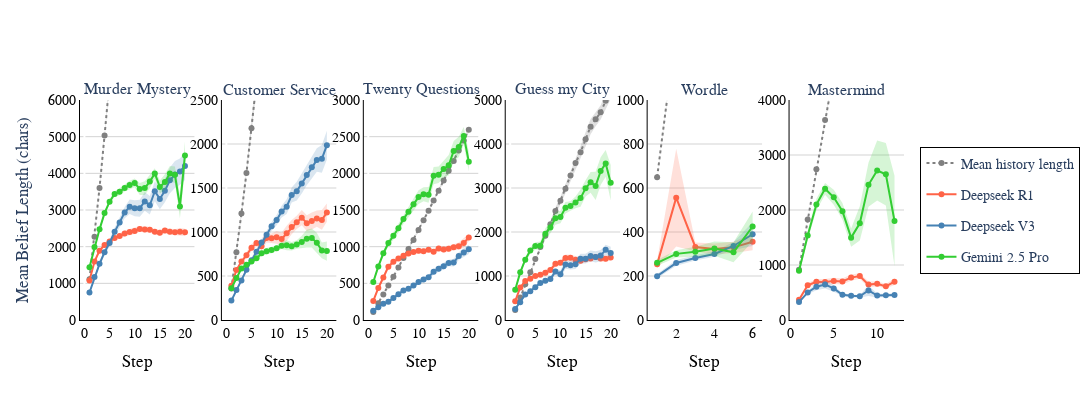

Notebook cell for this chart:
### Code cell
fig.show()

### Figure 1 — Plotly figure (JSON) as saved in the notebook; plotly's stock layout.template omitted (floating-point values rounded to 4 significant figures)
{"data": [{"fill": "toself", "fillcolor": "rgba(100,100,100,0.2)", "hoverinfo": "skip", "legendgroup": "history", "line": {"color": "rgba(255,255,255,0)"}, "showlegend": false, "type": "scatter", "x": [1, 2, 3, 4, 5, 6, 7, 8, 9, 10, 11, 12, 13, 14, 15, 16, 17, 18, 19, 20, 20, 19, 18, 17, 16, 15, 14, 13, 12, 11, 10, 9, 8, 7, 6, 5, 4, 3, 2, 1], "xaxis": "x", "y": [1132.0, 2308.0, 3651.0, 5105.0, 6530.0, 7961.0, 9486.0, 10920.0, 12410.0, 13940.0, 15450.0, 17000.0, 18460.0, 20100.0, 21720.0, 23080.0, 24570.0, 26280.0, 28010.0, 29560.0, 28290.0, 26920.0, 25270.0, 23670.0, 22240.0, 20960.0, 19400.0, 17880.0, 16500.0, 15010.0, 13540.0, 12070.0, 10620.0, 9217.0, 7735.0, 6339.0, 4955.0, 3544.0, 2239.0, 1095.0], "yaxis": "y"}, {"legendgroup": "history", "line": {"color": "gray", "dash": "dot", "width": 2}, "marker": {"color": "gray"}, "mode": "lines+markers", "name": "Mean history length", "showlegend": true, "type": "scatter", "x": [1, 2, 3, 4, 5, 6, 7, 8, 9, 10, 11, 12, 13, 14, 15, 16, 17, 18, 19, 20], "xaxis": "x", "y": [1113.0, 2274.0, 3597.0, 5030.0, 6434.0, 7848.0, 9352.0, 10770.0, 12240.0, 13740.0, 15230.0, 16750.0, 18170.0, 19750.0, 21340.0, 22660.0, 24120.0, 25770.0, 27460.0, 28920.0], "yaxis": "y"}, {"fill": "toself", "fillcolor": "rgba(255, 99, 71, 0.2)", "hoverinfo": "skip", "legendgroup": "Deepseek R1 (ABBEL)", "line": {"color": "rgba(255,255,255,0)"}, "showlegend": false, "type": "scatter", "x": [1, 2, 3, 4, 5, 6, 7, 8, 9, 10, 11, 12, 13, 14, 15, 16, 17, 18, 19, 20, 20, 19, 18, 17, 16, 15, 14, 13, 12, 11, 10, 9, 8, 7, 6, 5, 4, 3, 2, 1], "xaxis": "x", "y": [1125.0, 1642.0, 1935.0, 2104.0, 2199.0, 2305.0, 2368.0, 2439.0, 2479.0, 2510.0, 2562.0, 2554.0, 2545.0, 2476.0, 2458.0, 2518.0, 2489.0, 2478.0, 2512.0, 2487.0, 2294.0, 2299.0, 2301.0, 2324.0, 2361.0, 2296.0, 2336.0, 2384.0, 2388.0, 2406.0, 2347.0, 2315.0, 2277.0, 2214.0, 2172.0, 2083.0, 1987.0, 1848.0, 1545.0, 1031.0], "yaxis": "y"}, {"legendgroup": "Deepseek R1 (ABBEL)", "line": {"color": "#FF6347", "width": 2}, "mode": "lines+markers", "name": "Deepseek R1 ", "showlegend": true, "type": "scatter", "x": [1, 2, 3, 4, 5, 6, 7, 8, 9, 10, 11, 12, 13, 14, 15, 16, 17, 18, 19, 20], "xaxis": "x", "y": [1078.0, 1593.0, 1891.0, 2045.0, 2141.0, 2239.0, 2291.0, 2358.0, 2397.0, 2429.0, 2484.0, 2471.0, 2464.0, 2406.0, 2377.0, 2439.0, 2406.0, 2390.0, 2406.0, 2391.0], "yaxis": "y"}, {"fill": "toself", "fillcolor": "rgba(70, 130, 180, 0.2)", "hoverinfo": "skip", "legendgroup": "Deepseek V3 (ABBEL)", "line": {"color": "rgba(255,255,255,0)"}, "showlegend": false, "type": "scatter", "x": [1, 2, 3, 4, 5, 6, 7, 8, 9, 10, 11, 12, 13, 14, 15, 16, 17, 18, 19, 20, 20, 19, 18, 17, 16, 15, 14, 13, 12, 11, 10, 9, 8, 7, 6, 5, 4, 3, 2, 1], "xaxis": "x", "y": [790.3, 1218.0, 1600.0, 1936.0, 2202.0, 2514.0, 2791.0, 3083.0, 3288.0, 3263.0, 3278.0, 3489.0, 3382.0, 3782.0, 3585.0, 3844.0, 4156.0, 4335.0, 4406.0, 4579.0, 3822.0, 3691.0, 3599.0, 3460.0, 3210.0, 3020.0, 3242.0, 2879.0, 2981.0, 2817.0, 2830.0, 2892.0, 2774.0, 2527.0, 2293.0, 2004.0, 1762.0, 1464.0, 1124.0, 708.0], "yaxis": "y"}, {"legendgroup": "Deepseek V3 (ABBEL)", "line": {"color": "#4682B4", "width": 2}, "mode": "lines+markers", "name": "Deepseek V3 ", "showlegend": true, "type": "scatter", "x": [1, 2, 3, 4, 5, 6, 7, 8, 9, 10, 11, 12, 13, 14, 15, 16, 17, 18, 19, 20], "xaxis": "x", "y": [749.1, 1171.0, 1532.0, 1849.0, 2103.0, 2403.0, 2659.0, 2929.0, 3090.0, 3047.0, 3048.0, 3235.0, 3130.0, 3512.0, 3303.0, 3527.0, 3808.0, 3967.0, 4049.0, 4200.0], "yaxis": "y"}, {"fill": "toself", "fillcolor": "rgba(50, 205, 50, 0.2)", "hoverinfo": "skip", "legendgroup": "Gemini 2.5 Pro (ABBEL)", "line": {"color": "rgba(255,255,255,0)"}, "showlegend": false, "type": "scatter", "x": [1, 2, 3, 4, 5, 6, 7, 8, 9, 10, 11, 12, 13, 14, 15, 16, 17, 18, 19, 20, 20, 19, 18, 17, 16, 15, 14, 13, 12, 11, 10, 9, 8, 7, 6, 5, 4, 3, 2, 1], "xaxis": "x", "y": [1474.0, 2045.0, 2529.0, 2982.0, 3297.0, 3512.0, 3592.0, 3698.0, 3797.0, 3857.0, 3733.0, 3785.0, 3957.0, 4138.0, 3805.0, 3978.0, 4197.0, 4187.0, 3418.0, 4877.0, 4098.0, 2775.0, 3737.0, 3792.0, 3546.0, 3451.0, 3856.0, 3595.0, 3411.0, 3408.0, 3622.0, 3573.0, 3508.0, 3405.0, 3362.0, 3156.0, 2848.0, 2417.0, 1939.0, 1399.0], "yaxis": "y"}, {"legendgroup": "Gemini 2.5 Pro (ABBEL)", "line": {"color": "#32CD32", "width": 2}, "mode": "lines+markers", "name": "Gemini 2.5 Pro ", "showlegend": true, "type": "scatter", "x": [1, 2, 3, 4, 5, 6, 7, 8, 9, 10, 11, 12, 13, 14, 15, 16, 17, 18, 19, 20], "xaxis": "x", "y": [1437.0, 1992.0, 2473.0, 2915.0, 3226.0, 3437.0, 3498.0, 3603.0, 3685.0, 3739.0, 3571.0, 3598.0, 3776.0, 3997.0, 3628.0, 3762.0, 3994.0, 3962.0, 3096.0, 4488.0], "yaxis": "y"}, {"fill": "toself", "fillcolor": "rgba(100,100,100,0.2)", "hoverinfo": "skip", "legendgroup": "history", "line": {"color": "rgba(255,255,255,0)"}, "showlegend": false, "type": "scatter", "x": [1, 2, 3, 4, 5, 6, 7, 8, 9, 10, 11, 12, 13, 14, 15, 16, 17, 18, 19, 20, 20, 19, 18, 17, 16, 15, 14, 13, 12, 11, 10, 9, 8, 7, 6, 5, 4, 3, 2, 1], "xaxis": "x2", "y": [371.1, 789.4, 1244.0, 1717.0, 2241.0, 2775.0, 3352.0, 3891.0, 4418.0, 5095.0, 5671.0, 6321.0, 6873.0, 7418.0, 7914.0, 8488.0, 9138.0, 9491.0, 9982.0, 10450.0, 9502.0, 9142.0, 8714.0, 8348.0, 7779.0, 7268.0, 6810.0, 6336.0, 5829.0, 5248.0, 4719.0, 4126.0, 3645.0, 3142.0, 2609.0, 2119.0, 1624.0, 1175.0, 747.8, 342.9], "yaxis": "y2"}, {"legendgroup": "history", "line": {"color": "gray", "dash": "dot", "width": 2}, "marker": {"color": "gray"}, "mode": "lines+markers", "name": "Mean history length", "showlegend": false, "type": "scatter", "x": [1, 2, 3, 4, 5, 6, 7, 8, 9, 10, 11, 12, 13, 14, 15, 16, 17, 18, 19, 20], "xaxis": "x2", "y": [357.0, 768.6, 1209.0, 1671.0, 2180.0, 2692.0, 3247.0, 3768.0, 4272.0, 4907.0, 5460.0, 6075.0, 6605.0, 7114.0, 7591.0, 8134.0, 8743.0, 9102.0, 9562.0, 9974.0], "yaxis": "y2"}, {"fill": "toself", "fillcolor": "rgba(255, 99, 71, 0.2)", "hoverinfo": "skip", "legendgroup": "Deepseek R1 (ABBEL)", "line": {"color": "rgba(255,255,255,0)"}, "showlegend": false, "type": "scatter", "x": [1, 2, 3, 4, 5, 6, 7, 8, 9, 10, 11, 12, 13, 14, 15, 16, 17, 18, 19, 20, 20, 19, 18, 17, 16, 15, 14, 13, 12, 11, 10, 9, 8, 7, 6, 5, 4, 3, 2, 1], "xaxis": "x2", "y": [406.1, 587.6, 685.8, 766.4, 860.0, 916.0, 880.6, 982.6, 981.6, 1012.0, 993.4, 1072.0, 1137.0, 1185.0, 1249.0, 1189.0, 1223.0, 1245.0, 1250.0, 1323.0, 1117.0, 1026.0, 1061.0, 1028.0, 1012.0, 1078.0, 1034.0, 974.9, 901.4, 847.7, 867.8, 875.6, 880.4, 793.1, 833.4, 781.1, 702.5, 642.4, 547.3, 374.1], "yaxis": "y2"}, {"legendgroup": "Deepseek R1 (ABBEL)", "line": {"color": "#FF6347", "width": 2}, "mode": "lines+markers", "name": "Deepseek R1 ", "showlegend": false, "type": "scatter", "x": [1, 2, 3, 4, 5, 6, 7, 8, 9, 10, 11, 12, 13, 14, 15, 16, 17, 18, 19, 20], "xaxis": "x2", "y": [390.1, 567.4, 664.1, 734.4, 820.6, 874.7, 836.9, 931.5, 928.6, 940.0, 920.5, 986.9, 1056.0, 1110.0, 1163.0, 1101.0, 1126.0, 1153.0, 1138.0, 1220.0], "yaxis": "y2"}, {"fill": "toself", "fillcolor": "rgba(70, 130, 180, 0.2)", "hoverinfo": "skip", "legendgroup": "Deepseek V3 (ABBEL)", "line": {"color": "rgba(255,255,255,0)"}, "showlegend": false, "type": "scatter", "x": [1, 2, 3, 4, 5, 6, 7, 8, 9, 10, 11, 12, 13, 14, 15, 16, 17, 18, 19, 20, 20, 19, 18, 17, 16, 15, 14, 13, 12, 11, 10, 9, 8, 7, 6, 5, 4, 3, 2, 1], "xaxis": "x2", "y": [237.5, 358.8, 472.9, 596.2, 708.9, 808.9, 920.7, 1012.0, 1114.0, 1194.0, 1298.0, 1372.0, 1506.0, 1570.0, 1662.0, 1762.0, 1861.0, 1953.0, 1989.0, 2150.0, 1823.0, 1674.0, 1684.0, 1610.0, 1531.0, 1438.0, 1357.0, 1334.0, 1205.0, 1166.0, 1077.0, 1014.0, 926.7, 841.4, 741.3, 646.3, 543.1, 423.4, 321.1, 203.1], "yaxis": "y2"}, {"legendgroup": "Deepseek V3 (ABBEL)", "line": {"color": "#4682B4", "width": 2}, "mode": "lines+markers", "name": "Deepseek V3 ", "showlegend": false, "type": "scatter", "x": [1, 2, 3, 4, 5, 6, 7, 8, 9, 10, 11, 12, 13, 14, 15, 16, 17, 18, 19, 20], "xaxis": "x2", "y": [220.3, 340.0, 448.1, 569.6, 677.6, 775.1, 881.0, 969.2, 1064.0, 1135.0, 1232.0, 1288.0, 1420.0, 1464.0, 1550.0, 1646.0, 1735.0, 1819.0, 1831.0, 1986.0], "yaxis": "y2"}, {"fill": "toself", "fillcolor": "rgba(50, 205, 50, 0.2)", "hoverinfo": "skip", "legendgroup": "Gemini 2.5 Pro (ABBEL)", "line": {"color": "rgba(255,255,255,0)"}, "showlegend": false, "type": "scatter", "x": [1, 2, 3, 4, 5, 6, 7, 8, 9, 10, 11, 12, 13, 14, 15, 16, 17, 18, 19, 20, 20, 19, 18, 17, 16, 15, 14, 13, 12, 11, 10, 9, 8, 7, 6, 5, 4, 3, 2, 1], "xaxis": "x2", "y": [371.1, 490.6, 601.7, 650.6, 687.8, 726.9, 790.5, 817.9, 833.1, 850.8, 879.4, 906.7, 885.8, 904.9, 957.2, 1026.0, 1039.0, 990.5, 880.2, 892.1, 673.6, 701.8, 762.6, 824.8, 822.5, 813.9, 808.3, 788.6, 792.9, 806.9, 778.5, 757.9, 743.4, 726.2, 674.0, 642.2, 606.6, 569.5, 463.8, 350.3], "yaxis": "y2"}, {"legendgroup": "Gemini 2.5 Pro (ABBEL)", "line": {"color": "#32CD32", "width": 2}, "mode": "lines+markers", "name": "Gemini 2.5 Pro ", "showlegend": false, "type": "scatter", "x": [1, 2, 3, 4, 5, 6, 7, 8, 9, 10, 11, 12, 13, 14, 15, 16, 17, 18, 19, 20], "xaxis": "x2", "y": [360.7, 477.2, 585.6, 628.6, 665.0, 700.4, 758.3, 780.6, 795.5, 814.7, 843.2, 849.8, 837.2, 856.6, 885.5, 924.0, 931.7, 876.6, 791.0, 782.8], "yaxis": "y2"}, {"fill": "toself", "fillcolor": "rgba(100,100,100,0.2)", "hoverinfo": "skip", "legendgroup": "history", "line": {"color": "rgba(255,255,255,0)"}, "showlegend": false, "type": "scatter", "x": [1, 2, 3, 4, 5, 6, 7, 8, 9, 10, 11, 12, 13, 14, 15, 16, 17, 18, 19, 20, 20, 19, 18, 17, 16, 15, 14, 13, 12, 11, 10, 9, 8, 7, 6, 5, 4, 3, 2, 1], "xaxis": "x3", "y": [112.3, 230.3, 351.1, 473.9, 597.8, 725.3, 853.4, 979.1, 1104.0, 1240.0, 1376.0, 1508.0, 1650.0, 1786.0, 1926.0, 2064.0, 2199.0, 2343.0, 2484.0, 2634.0, 2555.0, 2413.0, 2278.0, 2140.0, 2010.0, 1877.0, 1741.0, 1609.0, 1474.0, 1345.0, 1212.0, 1080.0, 957.9, 834.5, 709.5, 584.9, 463.6, 343.4, 224.6, 108.8], "yaxis": "y3"}, {"legendgroup": "history", "line": {"color": "gray", "dash": "dot", "width": 2}, "marker": {"color": "gray"}, "mode": "lines+markers", "name": "Mean history length", "showlegend": false, "type": "scatter", "x": [1, 2, 3, 4, 5, 6, 7, 8, 9, 10, 11, 12, 13, 14, 15, 16, 17, 18, 19, 20], "xaxis": "x3", "y": [110.6, 227.4, 347.2, 468.8, 591.4, 717.4, 844.0, 968.5, 1092.0, 1226.0, 1361.0, 1491.0, 1629.0, 1764.0, 1902.0, 2037.0, 2169.0, 2310.0, 2448.0, 2595.0], "yaxis": "y3"}, {"fill": "toself", "fillcolor": "rgba(255, 99, 71, 0.2)", "hoverinfo": "skip", "legendgroup": "Deepseek R1 (ABBEL)", "line": {"color": "rgba(255,255,255,0)"}, "showlegend": false, "type": "scatter", "x": [1, 2, 3, 4, 5, 6, 7, 8, 9, 10, 11, 12, 13, 14, 15, 16, 17, 18, 19, 20, 20, 19, 18, 17, 16, 15, 14, 13, 12, 11, 10, 9, 8, 7, 6, 5, 4, 3, 2, 1], "xaxis": "x3", "y": [273.9, 459.8, 606.6, 757.7, 828.1, 873.0, 908.6, 943.1, 964.3, 983.2, 970.4, 992.3, 966.0, 1014.0, 1004.0, 1014.0, 1033.0, 1056.0, 1115.0, 1175.0, 1075.0, 986.6, 955.6, 952.6, 930.5, 920.7, 937.8, 892.0, 925.2, 903.1, 903.9, 893.4, 870.0, 840.7, 806.2, 762.5, 697.0, 552.6, 413.5, 245.3], "yaxis": "y3"}, {"legendgroup": "Deepseek R1 (ABBEL)", "line": {"color": "#FF6347", "width": 2}, "mode": "lines+markers", "name": "Deepseek R1 ", "showlegend": false, "type": "scatter", "x": [1, 2, 3, 4, 5, 6, 7, 8, 9, 10, 11, 12, 13, 14, 15, 16, 17, 18, 19, 20], "xaxis": "x3", "y": [259.6, 436.7, 579.6, 727.4, 795.3, 839.6, 874.6, 906.5, 928.8, 943.5, 936.8, 958.7, 929.0, 976.1, 962.2, 972.3, 992.6, 1006.0, 1051.0, 1125.0], "yaxis": "y3"}, {"fill": "toself", "fillcolor": "rgba(70, 130, 180, 0.2)", "hoverinfo": "skip", "legendgroup": "Deepseek V3 (ABBEL)", "line": {"color": "rgba(255,255,255,0)"}, "showlegend": false, "type": "scatter", "x": [1, 2, 3, 4, 5, 6, 7, 8, 9, 10, 11, 12, 13, 14, 15, 16, 17, 18, 19, 20, 20, 19, 18, 17, 16, 15, 14, 13, 12, 11, 10, 9, 8, 7, 6, 5, 4, 3, 2, 1], "xaxis": "x3", "y": [139.6, 191.5, 240.6, 264.9, 318.8, 374.3, 427.9, 451.0, 501.3, 550.7, 586.7, 615.8, 697.6, 742.7, 778.5, 822.2, 835.2, 924.6, 978.4, 1027.0, 899.4, 860.4, 818.2, 730.0, 731.6, 688.3, 656.2, 619.7, 548.9, 520.0, 484.8, 439.3, 400.5, 378.1, 331.3, 278.3, 233.1, 205.6, 159.0, 112.7], "yaxis": "y3"}, {"legendgroup": "Deepseek V3 (ABBEL)", "line": {"color": "#4682B4", "width": 2}, "mode": "lines+markers", "name": "Deepseek V3 ", "showlegend": false, "type": "scatter", "x": [1, 2, 3, 4, 5, 6, 7, 8, 9, 10, 11, 12, 13, 14, 15, 16, 17, 18, 19, 20], "xaxis": "x3", "y": [126.2, 175.2, 223.1, 249.0, 298.6, 352.8, 403.0, 425.8, 470.3, 517.7, 553.4, 582.4, 658.6, 699.5, 733.4, 776.9, 782.6, 871.4, 919.4, 963.1], "yaxis": "y3"}, {"fill": "toself", "fillcolor": "rgba(50, 205, 50, 0.2)", "hoverinfo": "skip", "legendgroup": "Gemini 2.5 Pro (ABBEL)", "line": {"color": "rgba(255,255,255,0)"}, "showlegend": false, "type": "scatter", "x": [1, 2, 3, 4, 5, 6, 7, 8, 9, 10, 11, 12, 13, 14, 15, 16, 17, 18, 19, 20, 20, 19, 18, 17, 16, 15, 14, 13, 12, 11, 10, 9, 8, 7, 6, 5, 4, 3, 2, 1], "xaxis": "x3", "y": [543.0, 764.7, 949.5, 1096.0, 1200.0, 1313.0, 1440.0, 1545.0, 1667.0, 1770.0, 1811.0, 1815.0, 2087.0, 2092.0, 2173.0, 2250.0, 2441.0, 2497.0, 2631.0, 2290.0, 2025.0, 2390.0, 2219.0, 2171.0, 1970.0, 1942.0, 1869.0, 1849.0, 1600.0, 1621.0, 1583.0, 1488.0, 1405.0, 1313.0, 1189.0, 1098.0, 1002.0, 869.4, 696.8, 492.0], "yaxis": "y3"}, {"legendgroup": "Gemini 2.5 Pro (ABBEL)", "line": {"color": "#32CD32", "width": 2}, "mode": "lines+markers", "name": "Gemini 2.5 Pro ", "showlegend": false, "type": "scatter", "x": [1, 2, 3, 4, 5, 6, 7, 8, 9, 10, 11, 12, 13, 14, 15, 16, 17, 18, 19, 20], "xaxis": "x3", "y": [517.5, 730.8, 909.5, 1049.0, 1149.0, 1251.0, 1376.0, 1475.0, 1578.0, 1676.0, 1716.0, 1708.0, 1968.0, 1980.0, 2057.0, 2110.0, 2306.0, 2358.0, 2511.0, 2158.0], "yaxis": "y3"}, {"fill": "toself", "fillcolor": "rgba(100,100,100,0.2)", "hoverinfo": "skip", "legendgroup": "history", "line": {"color": "rgba(255,255,255,0)"}, "showlegend": false, "type": "scatter", "x": [1, 2, 3, 4, 5, 6, 7, 8, 9, 10, 11, 12, 13, 14, 15, 16, 17, 18, 19, 20, 20, 19, 18, 17, 16, 15, 14, 13, 12, 11, 10, 9, 8, 7, 6, 5, 4, 3, 2, 1], "xaxis": "x4", "y": [235.6, 527.5, 841.4, 1122.0, 1432.0, 1711.0, 1973.0, 2246.0, 2556.0, 2800.0, 3084.0, 3401.0, 3697.0, 3952.0, 4268.0, 4568.0, 4723.0, 4881.0, 5154.0, 5393.0, 5024.0, 4807.0, 4559.0, 4404.0, 4221.0, 3943.0, 3670.0, 3435.0, 3165.0, 2881.0, 2626.0, 2400.0, 2106.0, 1855.0, 1607.0, 1345.0, 1049.0, 778.5, 490.0, 221.4], "yaxis": "y4"}, {"legendgroup": "history", "line": {"color": "gray", "dash": "dot", "width": 2}, "marker": {"color": "gray"}, "mode": "lines+markers", "name": "Mean history length", "showlegend": false, "type": "scatter", "x": [1, 2, 3, 4, 5, 6, 7, 8, 9, 10, 11, 12, 13, 14, 15, 16, 17, 18, 19, 20], "xaxis": "x4", "y": [228.5, 508.7, 810.0, 1085.0, 1388.0, 1659.0, 1914.0, 2176.0, 2478.0, 2713.0, 2983.0, 3283.0, 3566.0, 3811.0, 4106.0, 4394.0, 4564.0, 4720.0, 4980.0, 5209.0], "yaxis": "y4"}, {"fill": "toself", "fillcolor": "rgba(255, 99, 71, 0.2)", "hoverinfo": "skip", "legendgroup": "Deepseek R1 (ABBEL)", "line": {"color": "rgba(255,255,255,0)"}, "showlegend": false, "type": "scatter", "x": [1, 2, 3, 4, 5, 6, 7, 8, 9, 10, 11, 12, 13, 14, 15, 16, 17, 18, 19, 20, 20, 19, 18, 17, 16, 15, 14, 13, 12, 11, 10, 9, 8, 7, 6, 5, 4, 3, 2, 1], "xaxis": "x4", "y": [446.3, 755.4, 909.2, 970.6, 1033.0, 1075.0, 1137.0, 1198.0, 1349.0, 1366.0, 1489.0, 1484.0, 1455.0, 1433.0, 1451.0, 1458.0, 1490.0, 1465.0, 1461.0, 1485.0, 1356.0, 1322.0, 1326.0, 1379.0, 1333.0, 1316.0, 1265.0, 1283.0, 1342.0, 1332.0, 1240.0, 1207.0, 1071.0, 1007.0, 983.0, 964.3, 902.6, 861.9, 721.5, 408.3], "yaxis": "y4"}, {"legendgroup": "Deepseek R1 (ABBEL)", "line": {"color": "#FF6347", "width": 2}, "mode": "lines+markers", "name": "Deepseek R1 ", "showlegend": false, "type": "scatter", "x": [1, 2, 3, 4, 5, 6, 7, 8, 9, 10, 11, 12, 13, 14, 15, 16, 17, 18, 19, 20], "xaxis": "x4", "y": [427.3, 738.4, 885.6, 936.6, 998.8, 1029.0, 1072.0, 1135.0, 1278.0, 1303.0, 1410.0, 1413.0, 1369.0, 1349.0, 1383.0, 1395.0, 1434.0, 1395.0, 1392.0, 1420.0], "yaxis": "y4"}, {"fill": "toself", "fillcolor": "rgba(70, 130, 180, 0.2)", "hoverinfo": "skip", "legendgroup": "Deepseek V3 (ABBEL)", "line": {"color": "rgba(255,255,255,0)"}, "showlegend": false, "type": "scatter", "x": [1, 2, 3, 4, 5, 6, 7, 8, 9, 10, 11, 12, 13, 14, 15, 16, 17, 18, 19, 20, 20, 19, 18, 17, 16, 15, 14, 13, 12, 11, 10, 9, 8, 7, 6, 5, 4, 3, 2, 1], "xaxis": "x4", "y": [265.8, 427.9, 604.6, 684.2, 783.1, 883.2, 938.2, 985.9, 1170.0, 1128.0, 1354.0, 1341.0, 1382.0, 1505.0, 1505.0, 1578.0, 1561.0, 1593.0, 1712.0, 1663.0, 1386.0, 1482.0, 1334.0, 1307.0, 1336.0, 1284.0, 1284.0, 1157.0, 1146.0, 1167.0, 947.7, 1039.0, 873.2, 847.5, 799.9, 704.2, 624.6, 550.5, 382.2, 234.9], "yaxis": "y4"}, {"legendgroup": "Deepseek V3 (ABBEL)", "line": {"color": "#4682B4", "width": 2}, "mode": "lines+markers", "name": "Deepseek V3 ", "showlegend": false, "type": "scatter", "x": [1, 2, 3, 4, 5, 6, 7, 8, 9, 10, 11, 12, 13, 14, 15, 16, 17, 18, 19, 20], "xaxis": "x4", "y": [250.3, 405.1, 577.6, 654.4, 743.6, 841.6, 892.8, 929.6, 1104.0, 1038.0, 1261.0, 1243.0, 1270.0, 1395.0, 1395.0, 1457.0, 1434.0, 1463.0, 1597.0, 1525.0], "yaxis": "y4"}, {"fill": "toself", "fillcolor": "rgba(50, 205, 50, 0.2)", "hoverinfo": "skip", "legendgroup": "Gemini 2.5 Pro (ABBEL)", "line": {"color": "rgba(255,255,255,0)"}, "showlegend": false, "type": "scatter", "x": [1, 2, 3, 4, 5, 6, 7, 8, 9, 10, 11, 12, 13, 14, 15, 16, 17, 18, 19, 20, 20, 19, 18, 17, 16, 15, 14, 13, 12, 11, 10, 9, 8, 7, 6, 5, 4, 3, 2, 1], "xaxis": "x4", "y": [718.1, 1132.0, 1429.0, 1648.0, 1765.0, 1785.0, 2086.0, 2234.0, 2455.0, 2482.0, 2682.0, 2699.0, 2808.0, 2969.0, 3176.0, 3366.0, 3368.0, 3697.0, 3866.0, 3523.0, 2714.0, 3254.0, 3070.0, 2726.0, 2889.0, 2807.0, 2572.0, 2538.0, 2484.0, 2419.0, 2196.0, 2167.0, 1972.0, 1831.0, 1595.0, 1602.0, 1508.0, 1312.0, 1034.0, 653.3], "yaxis": "y4"}, {"legendgroup": "Gemini 2.5 Pro (ABBEL)", "line": {"color": "#32CD32", "width": 2}, "mode": "lines+markers", "name": "Gemini 2.5 Pro ", "showlegend": false, "type": "scatter", "x": [1, 2, 3, 4, 5, 6, 7, 8, 9, 10, 11, 12, 13, 14, 15, 16, 17, 18, 19, 20], "xaxis": "x4", "y": [685.7, 1083.0, 1370.0, 1578.0, 1684.0, 1690.0, 1958.0, 2103.0, 2311.0, 2339.0, 2550.0, 2592.0, 2673.0, 2770.0, 2992.0, 3128.0, 3047.0, 3384.0, 3560.0, 3119.0], "yaxis": "y4"}, {"fill": "toself", "fillcolor": "rgba(100,100,100,0.2)", "hoverinfo": "skip", "legendgroup": "history", "line": {"color": "rgba(255,255,255,0)"}, "showlegend": false, "type": "scatter", "x": [1, 2, 3, 4, 5, 6, 6, 5, 4, 3, 2, 1], "xaxis": "x5", "y": [652.0, 1321.0, 1978.0, 2633.0, 3309.0, 4072.0, 3994.0, 3267.0, 2603.0, 1956.0, 1308.0, 646.4], "yaxis": "y5"}, {"legendgroup": "history", "line": {"color": "gray", "dash": "dot", "width": 2}, "marker": {"color": "gray"}, "mode": "lines+markers", "name": "Mean history length", "showlegend": false, "type": "scatter", "x": [1, 2, 3, 4, 5, 6], "xaxis": "x5", "y": [649.2, 1314.0, 1967.0, 2618.0, 3288.0, 4033.0], "yaxis": "y5"}, {"fill": "toself", "fillcolor": "rgba(255, 99, 71, 0.2)", "hoverinfo": "skip", "legendgroup": "Deepseek R1 (ABBEL)", "line": {"color": "rgba(255,255,255,0)"}, "showlegend": false, "type": "scatter", "x": [1, 2, 3, 4, 5, 6, 6, 5, 4, 3, 2, 1], "xaxis": "x5", "y": [270.9, 778.3, 352.8, 347.3, 355.6, 394.2, 316.9, 304.6, 298.0, 311.0, 334.1, 234.8], "yaxis": "y5"}, {"legendgroup": "Deepseek R1 (ABBEL)", "line": {"color": "#FF6347", "width": 2}, "mode": "lines+markers", "name": "Deepseek R1 ", "showlegend": false, "type": "scatter", "x": [1, 2, 3, 4, 5, 6], "xaxis": "x5", "y": [252.8, 556.2, 331.9, 322.6, 330.1, 355.6], "yaxis": "y5"}, {"fill": "toself", "fillcolor": "rgba(70, 130, 180, 0.2)", "hoverinfo": "skip", "legendgroup": "Deepseek V3 (ABBEL)", "line": {"color": "rgba(255,255,255,0)"}, "showlegend": false, "type": "scatter", "x": [1, 2, 3, 4, 5, 6, 6, 5, 4, 3, 2, 1], "xaxis": "x5", "y": [209.3, 272.2, 294.0, 312.9, 354.5, 443.9, 335.8, 318.4, 287.1, 270.5, 246.7, 189.5], "yaxis": "y5"}, {"legendgroup": "Deepseek V3 (ABBEL)", "line": {"color": "#4682B4", "width": 2}, "mode": "lines+markers", "name": "Deepseek V3 ", "showlegend": false, "type": "scatter", "x": [1, 2, 3, 4, 5, 6], "xaxis": "x5", "y": [199.4, 259.4, 282.2, 300.0, 336.4, 389.9], "yaxis": "y5"}, {"fill": "toself", "fillcolor": "rgba(50, 205, 50, 0.2)", "hoverinfo": "skip", "legendgroup": "Gemini 2.5 Pro (ABBEL)", "line": {"color": "rgba(255,255,255,0)"}, "showlegend": false, "type": "scatter", "x": [1, 2, 3, 4, 5, 6, 6, 5, 4, 3, 2, 1], "xaxis": "x5", "y": [273.2, 317.5, 332.4, 357.4, 353.2, 493.5, 356.5, 262.0, 292.0, 289.1, 283.6, 246.3], "yaxis": "y5"}, {"legendgroup": "Gemini 2.5 Pro (ABBEL)", "line": {"color": "#32CD32", "width": 2}, "mode": "lines+markers", "name": "Gemini 2.5 Pro ", "showlegend": false, "type": "scatter", "x": [1, 2, 3, 4, 5, 6], "xaxis": "x5", "y": [259.7, 300.6, 310.7, 324.7, 307.6, 425.0], "yaxis": "y5"}, {"fill": "toself", "fillcolor": "rgba(100,100,100,0.2)", "hoverinfo": "skip", "legendgroup": "history", "line": {"color": "rgba(255,255,255,0)"}, "showlegend": false, "type": "scatter", "x": [1, 2, 3, 4, 5, 6, 7, 8, 9, 10, 11, 12, 12, 11, 10, 9, 8, 7, 6, 5, 4, 3, 2, 1], "xaxis": "x6", "y": [913, 1826, 2739, 3646.0, 4544.0, 5419.0, 6318.0, 7285.0, 8185.0, 9120.0, 10040.0, 10930.0, 10900.0, 10020.0, 9094.0, 8148.0, 7255.0, 6275.0, 5382.0, 4519.0, 3629.0, 2739, 1826, 913], "yaxis": "y6"}, {"legendgroup": "history", "line": {"color": "gray", "dash": "dot", "width": 2}, "marker": {"color": "gray"}, "mode": "lines+markers", "name": "Mean history length", "showlegend": false, "type": "scatter", "x": [1, 2, 3, 4, 5, 6, 7, 8, 9, 10, 11, 12], "xaxis": "x6", "y": [913.0, 1826.0, 2739.0, 3637.0, 4531.0, 5401.0, 6296.0, 7270.0, 8166.0, 9107.0, 10030.0, 10920.0], "yaxis": "y6"}, {"fill": "toself", "fillcolor": "rgba(255, 99, 71, 0.2)", "hoverinfo": "skip", "legendgroup": "Deepseek R1 (ABBEL)", "line": {"color": "rgba(255,255,255,0)"}, "showlegend": false, "type": "scatter", "x": [1, 2, 3, 4, 5, 6, 7, 8, 9, 10, 11, 12, 12, 11, 10, 9, 8, 7, 6, 5, 4, 3, 2, 1], "xaxis": "x6", "y": [394.0, 674.9, 741.3, 745.2, 766.0, 754.0, 826.3, 847.8, 698.3, 703.1, 652.7, 757.1, 638.0, 571.2, 611.6, 588.7, 748.4, 715.1, 645.0, 654.6, 634.9, 650.2, 587.0, 343.2], "yaxis": "y6"}, {"legendgroup": "Deepseek R1 (ABBEL)", "line": {"color": "#FF6347", "width": 2}, "mode": "lines+markers", "name": "Deepseek R1 ", "showlegend": false, "type": "scatter", "x": [1, 2, 3, 4, 5, 6, 7, 8, 9, 10, 11, 12], "xaxis": "x6", "y": [368.6, 631.0, 695.8, 690.0, 710.3, 699.5, 770.7, 798.1, 643.5, 657.3, 611.9, 697.6], "yaxis": "y6"}, {"fill": "toself", "fillcolor": "rgba(70, 130, 180, 0.2)", "hoverinfo": "skip", "legendgroup": "Deepseek V3 (ABBEL)", "line": {"color": "rgba(255,255,255,0)"}, "showlegend": false, "type": "scatter", "x": [1, 2, 3, 4, 5, 6, 7, 8, 9, 10, 11, 12, 12, 11, 10, 9, 8, 7, 6, 5, 4, 3, 2, 1], "xaxis": "x6", "y": [340.0, 533.8, 669.4, 715.6, 638.4, 480.7, 469.0, 450.7, 636.7, 476.8, 475.4, 484.5, 425.1, 424.9, 411.1, 435.7, 409.3, 410.5, 435.4, 511.5, 574.1, 539.5, 468.4, 310.2], "yaxis": "y6"}, {"legendgroup": "Deepseek V3 (ABBEL)", "line": {"color": "#4682B4", "width": 2}, "mode": "lines+markers", "name": "Deepseek V3 ", "showlegend": false, "type": "scatter", "x": [1, 2, 3, 4, 5, 6, 7, 8, 9, 10, 11, 12], "xaxis": "x6", "y": [325.1, 501.1, 604.4, 644.9, 575.0, 458.1, 439.7, 430.0, 536.2, 444.0, 450.2, 454.8], "yaxis": "y6"}, {"fill": "toself", "fillcolor": "rgba(50, 205, 50, 0.2)", "hoverinfo": "skip", "legendgroup": "Gemini 2.5 Pro (ABBEL)", "line": {"color": "rgba(255,255,255,0)"}, "showlegend": false, "type": "scatter", "x": [1, 2, 3, 4, 5, 6, 7, 8, 9, 10, 11, 12, 12, 11, 10, 9, 8, 7, 6, 5, 4, 3, 2, 1], "xaxis": "x6", "y": [959.4, 1621.0, 2203.0, 2493.0, 2369.0, 2128.0, 1662.0, 2070.0, 2858.0, 3263.0, 3217, 2623, 977, 2081, 2173.0, 2059.0, 1445.0, 1333.0, 1825.0, 2094.0, 2279.0, 1995.0, 1452.0, 830.1], "yaxis": "y6"}, {"legendgroup": "Gemini 2.5 Pro (ABBEL)", "line": {"color": "#32CD32", "width": 2}, "mode": "lines+markers", "name": "Gemini 2.5 Pro ", "showlegend": false, "type": "scatter", "x": [1, 2, 3, 4, 5, 6, 7, 8, 9, 10, 11, 12], "xaxis": "x6", "y": [894.8, 1537.0, 2099.0, 2386.0, 2232.0, 1977.0, 1498.0, 1758.0, 2459.0, 2718.0, 2649.0, 1800.0], "yaxis": "y6"}], "layout": {"annotations": [{"font": {"size": 16}, "showarrow": false, "text": "Murder Mystery", "x": 0.06944, "xanchor": "center", "xref": "paper", "y": 1, "yanchor": "bottom", "yref": "paper"}, {"font": {"size": 16}, "showarrow": false, "text": "Customer Service", "x": 0.2417, "xanchor": "center", "xref": "paper", "y": 1, "yanchor": "bottom", "yref": "paper"}, {"font": {"size": 16}, "showarrow": false, "text": "Twenty Questions", "x": 0.4139, "xanchor": "center", "xref": "paper", "y": 1, "yanchor": "bottom", "yref": "paper"}, {"font": {"size": 16}, "showarrow": false, "text": "Guess my City", "x": 0.5861, "xanchor": "center", "xref": "paper", "y": 1, "yanchor": "bottom", "yref": "paper"}, {"font": {"size": 16}, "showarrow": false, "text": "Wordle", "x": 0.7583, "xanchor": "center", "xref": "paper", "y": 1, "yanchor": "bottom", "yref": "paper"}, {"font": {"size": 16}, "showarrow": false, "text": "Mastermind", "x": 0.9306, "xanchor": "center", "xref": "paper", "y": 1, "yanchor": "bottom", "yref": "paper"}], "font": {"family": "Times New Roman, serif", "size": 14}, "height": 400, "legend": {"bgcolor": "rgba(255,255,255,0.9)", "bordercolor": "black", "borderwidth": 1, "orientation": "v", "x": 1.02, "xanchor": "left", "y": 0.5, "yanchor": "middle"}, "paper_bgcolor": "white", "plot_bgcolor": "white", "width": 1200, "xaxis": {"anchor": "y", "color": "black", "domain": [0, 0.1389], "linecolor": "black", "linewidth": 1, "showgrid": false, "showline": true, "title": {"text": "Step"}}, "xaxis2": {"anchor": "y2", "color": "black", "domain": [0.1722, 0.3111], "linecolor": "black", "linewidth": 1, "showgrid": false, "showline": true, "title": {"text": "Step"}}, "xaxis3": {"anchor": "y3", "color": "black", "domain": [0.3444, 0.4833], "linecolor": "black", "linewidth": 1, "showgrid": false, "showline": true, "title": {"text": "Step"}}, "xaxis4": {"anchor": "y4", "color": "black", "domain": [0.5167, 0.6556], "linecolor": "black", "linewidth": 1, "showgrid": false, "showline": true, "title": {"text": "Step"}}, "xaxis5": {"anchor": "y5", "color": "black", "domain": [0.6889, 0.8278], "linecolor": "black", "linewidth": 1, "showgrid": false, "showline": true, "title": {"text": "Step"}}, "xaxis6": {"anchor": "y6", "color": "black", "domain": [0.8611, 1], "linecolor": "black", "linewidth": 1, "showgrid": false, "showline": true, "title": {"text": "Step"}}, "yaxis": {"anchor": "x", "domain": [0, 1], "gridcolor": "lightgray", "linecolor": "black", "linewidth": 1, "range": [0, 6000], "showgrid": true, "showline": true, "tickfont": {"color": "black"}, "title": {"text": "Mean Belief Length (chars)"}}, "yaxis2": {"anchor": "x2", "domain": [0, 1], "gridcolor": "lightgray", "linecolor": "black", "linewidth": 1, "range": [0, 2500], "showgrid": true, "showline": true, "tickfont": {"color": "black"}}, "yaxis3": {"anchor": "x3", "domain": [0, 1], "gridcolor": "lightgray", "linecolor": "black", "linewidth": 1, "range": [0, 3000], "showgrid": true, "showline": true, "tickfont": {"color": "black"}}, "yaxis4": {"anchor": "x4", "domain": [0, 1], "gridcolor": "lightgray", "linecolor": "black", "linewidth": 1, "range": [0, 5000], "showgrid": true, "showline": true, "tickfont": {"color": "black"}}, "yaxis5": {"anchor": "x5", "domain": [0, 1], "gridcolor": "lightgray", "linecolor": "black", "linewidth": 1, "range": [0, 1000], "showgrid": true, "showline": true, "tickfont": {"color": "black"}}, "yaxis6": {"anchor": "x6", "domain": [0, 1], "gridcolor": "lightgray", "linecolor": "black", "linewidth": 1, "range": [0, 4000], "showgrid": true, "showline": true, "tickfont": {"color": "black"}}}}
